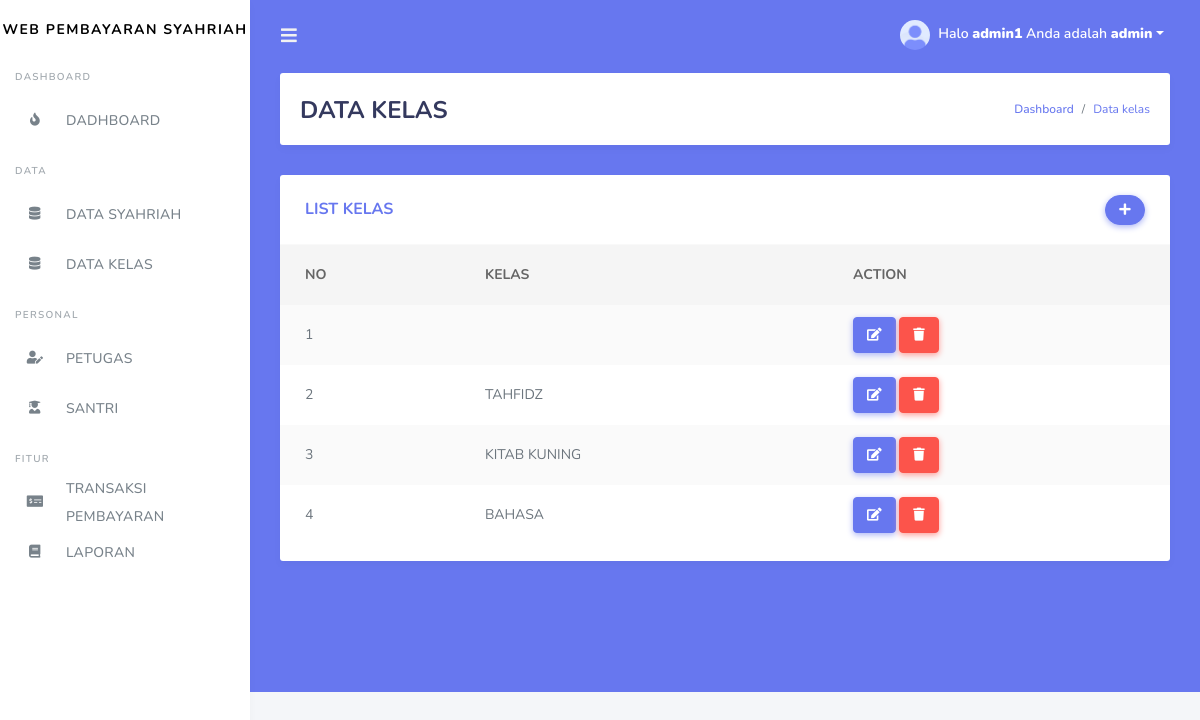
Page /kelas.php (signed in) on the committed database.
### tables this page shows
CREATE TABLE `kelas` (
  `id_kelas` int(11) NOT NULL,
  `nama_kelas` varchar(20) NOT NULL
);

### kelas.php (the view, shortened to what this page needs)
<!DOCTYPE html>
<html>
  <head>
  </head>
<body>
	<?php
  include ('tampilan/header.php');
  include ('tampilan/sidebar.php');
?>
      <div class="main-content bg-primary">
        <section class="section">
          <div class="section-header">
            <h1>DATA KELAS</h1>
            <div class="section-header-breadcrumb">
              <div class="breadcrumb-item active"><a href="#">Dashboard</a></div>
              <div class="breadcrumb-item text-primary">Data kelas</div>
            </div>
          </div>
            <div class="row">
              <div class="col-12">
                <div class="card">
                  <div class="card-header">
                    <h4>LIST KELAS</h4>
                    <div class="card-header-form">
                      <form>
                          <div class="input-group-btn">
                            <a href="tambah_kelas.php" class="btn btn-primary"><i class="fas fa-plus"></i></a>
                        </div>
                      </form>
                    </div>
                  </div>
                  <div class="card-body p-0">
                    <div class="table-responsive">
                      <table class="table table-striped">
                       <thead>
                          <tr>
                          <th>NO</th>
                          <th>KELAS</th>
                          <th>ACTION</th>
                        </tr>
                        </thead>
                         <tbody>
                           <?php
                              $query = "SELECT * FROM kelas ORDER BY id_kelas ASC";
                              $result = mysqli_query($koneksi, $query);
                              $no = 1;
                              while($row = mysqli_fetch_assoc($result))
                              {
                              ?>
                        <tr>
                          <td><?php echo $no; ?></td>
                          <td><?php echo $row['nama_kelas']; ?></td>
                          <td>
                          <a href="edit_kelas.php?id=<?php echo $row['id_kelas']; ?>"class="btn btn-primary"><i class="fas fa-edit"></i></a>
                          <a href="proses_hapuskelas.php?id=<?php echo $row['id_kelas']; ?>" class="btn btn-danger" onClick="return confirm('Anda yakin akan menghapus data ini?')"><i class="fas fa-trash"></i></a>
                          </td>
                        </tr>
                         <?php
                           $no++;
                           }
                         ?>
                         </tbody>
                      </table>
                    </div>
                  </div>
                </div>
              </div>
            </div>
        </section>
      </div>
    </div>
  </div>
</body>
</html>

### rows in the picture
kelas: nama_kelas "TAHFIDZ"
kelas: nama_kelas "KITAB KUNING"
kelas: nama_kelas "BAHASA"

### other values in the picture
$_SESSION['username'] "admin1"
$_SESSION['level'] "admin"
